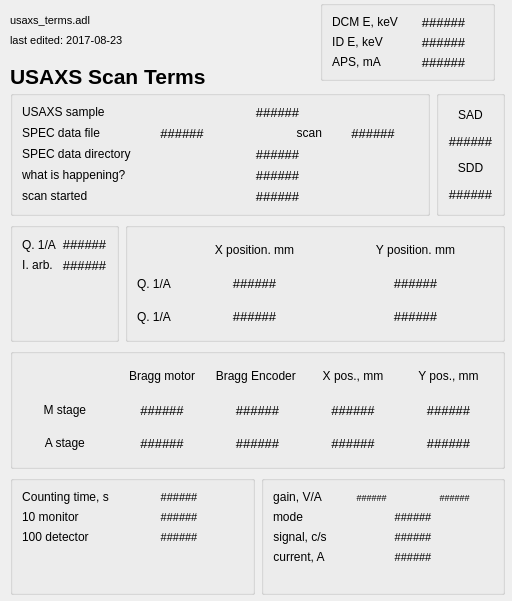
<?xml version="1.0" encoding="UTF-8"?>
<ui version="4.0">
 <class>MainWindow</class>
 <widget class="QMainWindow" name="MainWindow">
  <property name="geometry">
   <rect>
    <x>0</x>
    <y>0</y>
    <width>512</width>
    <height>601</height>
   </rect>
  </property>
  <property name="windowTitle">
   <string>MainWindow</string>
  </property>
  <widget class="QWidget" name="centralwidget">
   <widget class="QLabel" name="label_2">
    <property name="geometry">
     <rect>
      <x>10</x>
      <y>30</y>
      <width>161</width>
      <height>20</height>
     </rect>
    </property>
    <property name="font">
     <font>
      <pointsize>8</pointsize>
     </font>
    </property>
    <property name="styleSheet">
     <string notr="true">color:rgb(0, 0, 0)</string>
    </property>
    <property name="text">
     <string>last edited: 2017-08-23</string>
    </property>
   </widget>
   <widget class="QGroupBox" name="groupBox_3">
    <property name="geometry">
     <rect>
      <x>320</x>
      <y>0</y>
      <width>175</width>
      <height>81</height>
     </rect>
    </property>
    <property name="font">
     <font>
      <pointsize>9</pointsize>
     </font>
    </property>
    <property name="title">
     <string/>
    </property>
    <layout class="QFormLayout" name="formLayout_5">
     <item row="0" column="0">
      <widget class="QLabel" name="label_34">
       <property name="text">
        <string>DCM E, keV</string>
       </property>
       <property name="alignment">
        <set>Qt::AlignCenter</set>
       </property>
      </widget>
     </item>
     <item row="0" column="1">
      <widget class="caLabel" name="calabel_27">
       <property name="font">
        <font>
         <pointsize>10</pointsize>
        </font>
       </property>
       <property name="text">
        <string>######</string>
       </property>
       <property name="alignment">
        <set>Qt::AlignCenter</set>
       </property>
       <property name="fontScaleMode">
        <enum>ESimpleLabel::None</enum>
       </property>
       <property name="channel" stdset="0">
        <string notr="true">12ida:BraggEAO.VAL</string>
       </property>
      </widget>
     </item>
     <item row="1" column="0">
      <widget class="QLabel" name="label_35">
       <property name="text">
        <string>ID E, keV</string>
       </property>
       <property name="alignment">
        <set>Qt::AlignCenter</set>
       </property>
      </widget>
     </item>
     <item row="1" column="1">
      <widget class="caLabel" name="calabel_28">
       <property name="font">
        <font>
         <pointsize>10</pointsize>
        </font>
       </property>
       <property name="text">
        <string>######</string>
       </property>
       <property name="alignment">
        <set>Qt::AlignCenter</set>
       </property>
       <property name="fontScaleMode">
        <enum>ESimpleLabel::None</enum>
       </property>
       <property name="channel" stdset="0">
        <string notr="true">ID09:Energy</string>
       </property>
      </widget>
     </item>
     <item row="2" column="0">
      <widget class="QLabel" name="label_36">
       <property name="text">
        <string>APS, mA</string>
       </property>
       <property name="alignment">
        <set>Qt::AlignCenter</set>
       </property>
      </widget>
     </item>
     <item row="2" column="1">
      <widget class="caLabel" name="calabel_29">
       <property name="font">
        <font>
         <pointsize>10</pointsize>
        </font>
       </property>
       <property name="text">
        <string>######</string>
       </property>
       <property name="alignment">
        <set>Qt::AlignCenter</set>
       </property>
       <property name="fontScaleMode">
        <enum>ESimpleLabel::None</enum>
       </property>
       <property name="channel" stdset="0">
        <string notr="true">S:SRcurrentAI</string>
       </property>
      </widget>
     </item>
    </layout>
   </widget>
   <widget class="QWidget" name="layoutWidget">
    <property name="geometry">
     <rect>
      <x>10</x>
      <y>90</y>
      <width>495</width>
      <height>505</height>
     </rect>
    </property>
    <layout class="QVBoxLayout" name="verticalLayout_2">
     <item>
      <layout class="QHBoxLayout" name="horizontalLayout_3" stretch="3,0">
       <item>
        <widget class="QGroupBox" name="groupBox">
         <property name="font">
          <font>
           <pointsize>9</pointsize>
          </font>
         </property>
         <property name="title">
          <string/>
         </property>
         <layout class="QFormLayout" name="formLayout_2">
          <property name="fieldGrowthPolicy">
           <enum>QFormLayout::AllNonFixedFieldsGrow</enum>
          </property>
          <item row="0" column="0">
           <widget class="QLabel" name="label_30">
            <property name="text">
             <string>&lt;html&gt;&lt;head/&gt;&lt;body&gt;&lt;p&gt;USAXS sample&lt;/p&gt;&lt;/body&gt;&lt;/html&gt;</string>
            </property>
           </widget>
          </item>
          <item row="0" column="1">
           <widget class="caLabel" name="calabel_24">
            <property name="font">
             <font>
              <pointsize>10</pointsize>
             </font>
            </property>
            <property name="text">
             <string>######</string>
            </property>
            <property name="alignment">
             <set>Qt::AlignCenter</set>
            </property>
            <property name="fontScaleMode">
             <enum>ESimpleLabel::None</enum>
            </property>
            <property name="channel" stdset="0">
             <string notr="true">usxLAX:USAXS:sampleTitle</string>
            </property>
           </widget>
          </item>
          <item row="1" column="0">
           <widget class="QLabel" name="label_28">
            <property name="text">
             <string>&lt;html&gt;&lt;head/&gt;&lt;body&gt;&lt;p&gt;SPEC data file&lt;/p&gt;&lt;/body&gt;&lt;/html&gt;</string>
            </property>
           </widget>
          </item>
          <item row="1" column="1">
           <layout class="QHBoxLayout" name="horizontalLayout_2">
            <item>
             <widget class="caLabel" name="calabel_25">
              <property name="font">
               <font>
                <pointsize>10</pointsize>
               </font>
              </property>
              <property name="text">
               <string>######</string>
              </property>
              <property name="alignment">
               <set>Qt::AlignCenter</set>
              </property>
              <property name="fontScaleMode">
               <enum>ESimpleLabel::None</enum>
              </property>
              <property name="channel" stdset="0">
               <string notr="true">usxLAX:USAXS:specFile</string>
              </property>
             </widget>
            </item>
            <item>
             <widget class="QLabel" name="label_31">
              <property name="text">
               <string>&lt;html&gt;&lt;head/&gt;&lt;body&gt;&lt;p&gt;scan&lt;/p&gt;&lt;/body&gt;&lt;/html&gt;</string>
              </property>
              <property name="alignment">
               <set>Qt::AlignRight|Qt::AlignTrailing|Qt::AlignVCenter</set>
              </property>
             </widget>
            </item>
            <item>
             <widget class="caLabel" name="calabel_26">
              <property name="font">
               <font>
                <pointsize>10</pointsize>
               </font>
              </property>
              <property name="text">
               <string>######</string>
              </property>
              <property name="alignment">
               <set>Qt::AlignCenter</set>
              </property>
              <property name="fontScaleMode">
               <enum>ESimpleLabel::None</enum>
              </property>
              <property name="channel" stdset="0">
               <string notr="true">usxLAX:USAXS:specScan</string>
              </property>
             </widget>
            </item>
           </layout>
          </item>
          <item row="2" column="0">
           <widget class="QLabel" name="label_26">
            <property name="text">
             <string>&lt;html&gt;&lt;head/&gt;&lt;body&gt;&lt;p&gt;SPEC data directory&lt;/p&gt;&lt;/body&gt;&lt;/html&gt;</string>
            </property>
           </widget>
          </item>
          <item row="2" column="1">
           <widget class="caLabel" name="calabel_21">
            <property name="font">
             <font>
              <pointsize>10</pointsize>
             </font>
            </property>
            <property name="text">
             <string>######</string>
            </property>
            <property name="alignment">
             <set>Qt::AlignCenter</set>
            </property>
            <property name="fontScaleMode">
             <enum>ESimpleLabel::None</enum>
            </property>
            <property name="channel" stdset="0">
             <string notr="true">usxLAX:USAXS:userDir</string>
            </property>
           </widget>
          </item>
          <item row="3" column="0">
           <widget class="QLabel" name="label_29">
            <property name="text">
             <string>&lt;html&gt;&lt;head/&gt;&lt;body&gt;&lt;p&gt;what is happening?&lt;/p&gt;&lt;/body&gt;&lt;/html&gt;</string>
            </property>
           </widget>
          </item>
          <item row="3" column="1">
           <widget class="caLabel" name="calabel_22">
            <property name="font">
             <font>
              <pointsize>10</pointsize>
             </font>
            </property>
            <property name="text">
             <string>######</string>
            </property>
            <property name="alignment">
             <set>Qt::AlignCenter</set>
            </property>
            <property name="fontScaleMode">
             <enum>ESimpleLabel::None</enum>
            </property>
            <property name="channel" stdset="0">
             <string notr="true">usxLAX:USAXS:state</string>
            </property>
           </widget>
          </item>
          <item row="4" column="0">
           <widget class="QLabel" name="label_27">
            <property name="text">
             <string>&lt;html&gt;&lt;head/&gt;&lt;body&gt;&lt;p&gt;scan started&lt;/p&gt;&lt;/body&gt;&lt;/html&gt;</string>
            </property>
           </widget>
          </item>
          <item row="4" column="1">
           <widget class="caLabel" name="calabel_23">
            <property name="font">
             <font>
              <pointsize>10</pointsize>
             </font>
            </property>
            <property name="text">
             <string>######</string>
            </property>
            <property name="alignment">
             <set>Qt::AlignCenter</set>
            </property>
            <property name="fontScaleMode">
             <enum>ESimpleLabel::None</enum>
            </property>
            <property name="channel" stdset="0">
             <string notr="true">usxLAX:USAXS:timeStamp</string>
            </property>
           </widget>
          </item>
         </layout>
        </widget>
       </item>
       <item>
        <widget class="QGroupBox" name="groupBox_2">
         <property name="title">
          <string/>
         </property>
         <layout class="QVBoxLayout" name="verticalLayout">
          <item>
           <widget class="QLabel" name="label_33">
            <property name="text">
             <string>&lt;html&gt;&lt;head/&gt;&lt;body&gt;&lt;p&gt;SAD&lt;/p&gt;&lt;/body&gt;&lt;/html&gt;</string>
            </property>
            <property name="alignment">
             <set>Qt::AlignCenter</set>
            </property>
           </widget>
          </item>
          <item>
           <widget class="caLabel" name="calabel_30">
            <property name="font">
             <font>
              <pointsize>10</pointsize>
             </font>
            </property>
            <property name="text">
             <string>######</string>
            </property>
            <property name="alignment">
             <set>Qt::AlignCenter</set>
            </property>
            <property name="fontScaleMode">
             <enum>ESimpleLabel::None</enum>
            </property>
            <property name="channel" stdset="0">
             <string notr="true">usxLAX:USAXS:SAD</string>
            </property>
           </widget>
          </item>
          <item>
           <widget class="QLabel" name="label_32">
            <property name="text">
             <string>&lt;html&gt;&lt;head/&gt;&lt;body&gt;&lt;p&gt;SDD&lt;/p&gt;&lt;/body&gt;&lt;/html&gt;</string>
            </property>
            <property name="alignment">
             <set>Qt::AlignCenter</set>
            </property>
           </widget>
          </item>
          <item>
           <widget class="caLabel" name="calabel_31">
            <property name="font">
             <font>
              <pointsize>10</pointsize>
             </font>
            </property>
            <property name="text">
             <string>######</string>
            </property>
            <property name="alignment">
             <set>Qt::AlignCenter</set>
            </property>
            <property name="fontScaleMode">
             <enum>ESimpleLabel::None</enum>
            </property>
            <property name="channel" stdset="0">
             <string notr="true">usxLAX:USAXS:SDD</string>
            </property>
           </widget>
          </item>
         </layout>
        </widget>
       </item>
      </layout>
     </item>
     <item>
      <layout class="QHBoxLayout" name="horizontalLayout_4">
       <item>
        <widget class="QGroupBox" name="groupBox_4">
         <property name="title">
          <string/>
         </property>
         <layout class="QFormLayout" name="formLayout_3">
          <item row="0" column="0">
           <widget class="QLabel" name="label_37">
            <property name="text">
             <string>Q. 1/A</string>
            </property>
            <property name="alignment">
             <set>Qt::AlignCenter</set>
            </property>
           </widget>
          </item>
          <item row="0" column="1">
           <widget class="caLabel" name="calabel">
            <property name="font">
             <font>
              <pointsize>10</pointsize>
             </font>
            </property>
            <property name="text">
             <string>######</string>
            </property>
            <property name="alignment">
             <set>Qt::AlignCenter</set>
            </property>
            <property name="fontScaleMode">
             <enum>ESimpleLabel::None</enum>
            </property>
            <property name="channel" stdset="0">
             <string notr="true">usxLAX:USAXS:Q</string>
            </property>
           </widget>
          </item>
          <item row="1" column="0">
           <widget class="QLabel" name="label_38">
            <property name="text">
             <string>&lt;html&gt;&lt;head/&gt;&lt;body&gt;&lt;p&gt;I. arb.&lt;/p&gt;&lt;/body&gt;&lt;/html&gt;</string>
            </property>
            <property name="alignment">
             <set>Qt::AlignCenter</set>
            </property>
           </widget>
          </item>
          <item row="1" column="1">
           <widget class="caLabel" name="calabel_6">
            <property name="font">
             <font>
              <pointsize>10</pointsize>
             </font>
            </property>
            <property name="text">
             <string>######</string>
            </property>
            <property name="alignment">
             <set>Qt::AlignCenter</set>
            </property>
            <property name="fontScaleMode">
             <enum>ESimpleLabel::None</enum>
            </property>
            <property name="channel" stdset="0">
             <string notr="true">usxLAX:USAXS:I</string>
            </property>
           </widget>
          </item>
         </layout>
        </widget>
       </item>
       <item>
        <widget class="QGroupBox" name="groupBox_5">
         <property name="title">
          <string/>
         </property>
         <layout class="QGridLayout" name="gridLayout_3" columnstretch="0,1,1">
          <item row="0" column="1">
           <widget class="QLabel" name="label_41">
            <property name="text">
             <string>&lt;html&gt;&lt;head/&gt;&lt;body&gt;&lt;p&gt;X position. mm&lt;/p&gt;&lt;/body&gt;&lt;/html&gt;</string>
            </property>
            <property name="alignment">
             <set>Qt::AlignCenter</set>
            </property>
           </widget>
          </item>
          <item row="0" column="2">
           <widget class="QLabel" name="label_42">
            <property name="text">
             <string>&lt;html&gt;&lt;head/&gt;&lt;body&gt;&lt;p&gt;Y position. mm&lt;/p&gt;&lt;/body&gt;&lt;/html&gt;</string>
            </property>
            <property name="alignment">
             <set>Qt::AlignCenter</set>
            </property>
           </widget>
          </item>
          <item row="1" column="0">
           <widget class="QLabel" name="label_39">
            <property name="text">
             <string>Q. 1/A</string>
            </property>
            <property name="alignment">
             <set>Qt::AlignCenter</set>
            </property>
           </widget>
          </item>
          <item row="1" column="1">
           <widget class="caLabel" name="calabel_2">
            <property name="font">
             <font>
              <pointsize>10</pointsize>
             </font>
            </property>
            <property name="text">
             <string>######</string>
            </property>
            <property name="alignment">
             <set>Qt::AlignCenter</set>
            </property>
            <property name="fontScaleMode">
             <enum>ESimpleLabel::None</enum>
            </property>
            <property name="channel" stdset="0">
             <string notr="true">usxLAX:m58:c2:m1.RBV</string>
            </property>
           </widget>
          </item>
          <item row="1" column="2">
           <widget class="caLabel" name="calabel_15">
            <property name="font">
             <font>
              <pointsize>10</pointsize>
             </font>
            </property>
            <property name="text">
             <string>######</string>
            </property>
            <property name="alignment">
             <set>Qt::AlignCenter</set>
            </property>
            <property name="fontScaleMode">
             <enum>ESimpleLabel::None</enum>
            </property>
            <property name="channel" stdset="0">
             <string notr="true">usxLAX:m58:c2:m2.RBV</string>
            </property>
           </widget>
          </item>
          <item row="2" column="0">
           <widget class="QLabel" name="label_40">
            <property name="text">
             <string>Q. 1/A</string>
            </property>
            <property name="alignment">
             <set>Qt::AlignCenter</set>
            </property>
           </widget>
          </item>
          <item row="2" column="1">
           <widget class="caLabel" name="calabel_11">
            <property name="font">
             <font>
              <pointsize>10</pointsize>
             </font>
            </property>
            <property name="text">
             <string>######</string>
            </property>
            <property name="alignment">
             <set>Qt::AlignCenter</set>
            </property>
            <property name="fontScaleMode">
             <enum>ESimpleLabel::None</enum>
            </property>
            <property name="channel" stdset="0">
             <string notr="true">usxLAX:m58:c2:m4.RBV</string>
            </property>
           </widget>
          </item>
          <item row="2" column="2">
           <widget class="caLabel" name="calabel_12">
            <property name="font">
             <font>
              <pointsize>10</pointsize>
             </font>
            </property>
            <property name="text">
             <string>######</string>
            </property>
            <property name="alignment">
             <set>Qt::AlignCenter</set>
            </property>
            <property name="fontScaleMode">
             <enum>ESimpleLabel::None</enum>
            </property>
            <property name="channel" stdset="0">
             <string notr="true">usxLAX:m58:c2:m5.RBV</string>
            </property>
           </widget>
          </item>
         </layout>
        </widget>
       </item>
      </layout>
     </item>
     <item>
      <widget class="QGroupBox" name="groupBox_6">
       <property name="title">
        <string/>
       </property>
       <layout class="QGridLayout" name="gridLayout">
        <item row="1" column="0">
         <widget class="QLabel" name="label_46">
          <property name="text">
           <string>&lt;html&gt;&lt;head/&gt;&lt;body&gt;&lt;p&gt;M stage &lt;/p&gt;&lt;/body&gt;&lt;/html&gt;</string>
          </property>
          <property name="alignment">
           <set>Qt::AlignCenter</set>
          </property>
         </widget>
        </item>
        <item row="2" column="0">
         <widget class="QLabel" name="label_48">
          <property name="text">
           <string>&lt;html&gt;&lt;head/&gt;&lt;body&gt;&lt;p&gt;A stage &lt;/p&gt;&lt;/body&gt;&lt;/html&gt;</string>
          </property>
          <property name="alignment">
           <set>Qt::AlignCenter</set>
          </property>
         </widget>
        </item>
        <item row="1" column="2">
         <widget class="caLabel" name="calabel_14">
          <property name="font">
           <font>
            <pointsize>10</pointsize>
            <weight>50</weight>
            <bold>false</bold>
           </font>
          </property>
          <property name="text">
           <string>######</string>
          </property>
          <property name="alignment">
           <set>Qt::AlignCenter</set>
          </property>
          <property name="fontScaleMode">
           <enum>ESimpleLabel::None</enum>
          </property>
          <property name="channel" stdset="0">
           <string notr="true">usxLAX:mr:encoder</string>
          </property>
         </widget>
        </item>
        <item row="2" column="2">
         <widget class="caLabel" name="calabel_3">
          <property name="font">
           <font>
            <pointsize>10</pointsize>
            <weight>50</weight>
            <bold>false</bold>
           </font>
          </property>
          <property name="text">
           <string>######</string>
          </property>
          <property name="alignment">
           <set>Qt::AlignCenter</set>
          </property>
          <property name="fontScaleMode">
           <enum>ESimpleLabel::None</enum>
          </property>
          <property name="channel" stdset="0">
           <string notr="true">usxLAX:aero:c0:m1.RBV</string>
          </property>
         </widget>
        </item>
        <item row="1" column="1">
         <widget class="caLabel" name="calabel_4">
          <property name="font">
           <font>
            <pointsize>10</pointsize>
            <weight>50</weight>
            <bold>false</bold>
           </font>
          </property>
          <property name="text">
           <string>######</string>
          </property>
          <property name="alignment">
           <set>Qt::AlignCenter</set>
          </property>
          <property name="fontScaleMode">
           <enum>ESimpleLabel::None</enum>
          </property>
          <property name="channel" stdset="0">
           <string notr="true">usxLAX:xps:c0:m1.RBV</string>
          </property>
         </widget>
        </item>
        <item row="0" column="4">
         <widget class="QLabel" name="label_44">
          <property name="text">
           <string>&lt;html&gt;&lt;head/&gt;&lt;body&gt;&lt;p&gt;Y pos., mm&lt;/p&gt;&lt;/body&gt;&lt;/html&gt;</string>
          </property>
          <property name="alignment">
           <set>Qt::AlignCenter</set>
          </property>
         </widget>
        </item>
        <item row="0" column="3">
         <widget class="QLabel" name="label_43">
          <property name="text">
           <string>&lt;html&gt;&lt;head/&gt;&lt;body&gt;&lt;p&gt;X pos., mm&lt;/p&gt;&lt;/body&gt;&lt;/html&gt;</string>
          </property>
          <property name="alignment">
           <set>Qt::AlignCenter</set>
          </property>
         </widget>
        </item>
        <item row="0" column="2">
         <widget class="QLabel" name="label_47">
          <property name="text">
           <string>&lt;html&gt;&lt;head/&gt;&lt;body&gt;&lt;p&gt;Bragg Encoder &lt;/p&gt;&lt;/body&gt;&lt;/html&gt;</string>
          </property>
          <property name="alignment">
           <set>Qt::AlignCenter</set>
          </property>
         </widget>
        </item>
        <item row="2" column="1">
         <widget class="caLabel" name="calabel_10">
          <property name="font">
           <font>
            <pointsize>10</pointsize>
            <weight>50</weight>
            <bold>false</bold>
           </font>
          </property>
          <property name="text">
           <string>######</string>
          </property>
          <property name="alignment">
           <set>Qt::AlignCenter</set>
          </property>
          <property name="fontScaleMode">
           <enum>ESimpleLabel::None</enum>
          </property>
          <property name="channel" stdset="0">
           <string notr="true">usxLAX:aero:c0:m1.RBV</string>
          </property>
         </widget>
        </item>
        <item row="1" column="3">
         <widget class="caLabel" name="calabel_16">
          <property name="font">
           <font>
            <pointsize>10</pointsize>
            <weight>50</weight>
            <bold>false</bold>
           </font>
          </property>
          <property name="text">
           <string>######</string>
          </property>
          <property name="alignment">
           <set>Qt::AlignCenter</set>
          </property>
          <property name="fontScaleMode">
           <enum>ESimpleLabel::None</enum>
          </property>
          <property name="channel" stdset="0">
           <string notr="true">usxLAX:m58:c0:m6.RBV</string>
          </property>
         </widget>
        </item>
        <item row="1" column="4">
         <widget class="caLabel" name="calabel_13">
          <property name="font">
           <font>
            <pointsize>10</pointsize>
            <weight>50</weight>
            <bold>false</bold>
           </font>
          </property>
          <property name="text">
           <string>######</string>
          </property>
          <property name="alignment">
           <set>Qt::AlignCenter</set>
          </property>
          <property name="fontScaleMode">
           <enum>ESimpleLabel::None</enum>
          </property>
          <property name="channel" stdset="0">
           <string notr="true">usxLAX:m58:c0:m7.RBV</string>
          </property>
         </widget>
        </item>
        <item row="0" column="1">
         <widget class="QLabel" name="label_45">
          <property name="text">
           <string>&lt;html&gt;&lt;head/&gt;&lt;body&gt;&lt;p&gt;Bragg motor&lt;/p&gt;&lt;/body&gt;&lt;/html&gt;</string>
          </property>
          <property name="alignment">
           <set>Qt::AlignCenter</set>
          </property>
         </widget>
        </item>
        <item row="2" column="3">
         <widget class="caLabel" name="calabel_17">
          <property name="font">
           <font>
            <pointsize>10</pointsize>
            <weight>50</weight>
            <bold>false</bold>
           </font>
          </property>
          <property name="text">
           <string>######</string>
          </property>
          <property name="alignment">
           <set>Qt::AlignCenter</set>
          </property>
          <property name="fontScaleMode">
           <enum>ESimpleLabel::None</enum>
          </property>
          <property name="channel" stdset="0">
           <string notr="true">usxLAX:m58:c1:m6.RBV</string>
          </property>
         </widget>
        </item>
        <item row="2" column="4">
         <widget class="caLabel" name="calabel_8">
          <property name="font">
           <font>
            <pointsize>10</pointsize>
            <weight>50</weight>
            <bold>false</bold>
           </font>
          </property>
          <property name="text">
           <string>######</string>
          </property>
          <property name="alignment">
           <set>Qt::AlignCenter</set>
          </property>
          <property name="fontScaleMode">
           <enum>ESimpleLabel::None</enum>
          </property>
          <property name="channel" stdset="0">
           <string notr="true">usxLAX:m58:c1:m7.RBV</string>
          </property>
         </widget>
        </item>
       </layout>
      </widget>
     </item>
     <item>
      <layout class="QHBoxLayout" name="horizontalLayout_5">
       <item>
        <widget class="QGroupBox" name="groupBox_7">
         <property name="title">
          <string/>
         </property>
         <layout class="QFormLayout" name="formLayout_4">
          <item row="0" column="0">
           <widget class="QLabel" name="label_51">
            <property name="text">
             <string>&lt;html&gt;&lt;head/&gt;&lt;body&gt;&lt;p&gt;Counting time, s&lt;/p&gt;&lt;/body&gt;&lt;/html&gt;</string>
            </property>
            <property name="alignment">
             <set>Qt::AlignCenter</set>
            </property>
           </widget>
          </item>
          <item row="0" column="1">
           <widget class="caLabel" name="calabel_5">
            <property name="font">
             <font>
              <pointsize>8</pointsize>
             </font>
            </property>
            <property name="text">
             <string>######</string>
            </property>
            <property name="alignment">
             <set>Qt::AlignCenter</set>
            </property>
            <property name="channel" stdset="0">
             <string notr="true">usxLAX:vsc:c0.TP</string>
            </property>
           </widget>
          </item>
          <item row="1" column="0">
           <widget class="QLabel" name="label_49">
            <property name="text">
             <string>&lt;html&gt;&lt;head/&gt;&lt;body&gt;&lt;p&gt;10 monitor &lt;/p&gt;&lt;/body&gt;&lt;/html&gt;</string>
            </property>
            <property name="alignment">
             <set>Qt::AlignCenter</set>
            </property>
           </widget>
          </item>
          <item row="1" column="1">
           <widget class="caLabel" name="calabel_7">
            <property name="font">
             <font>
              <pointsize>8</pointsize>
             </font>
            </property>
            <property name="text">
             <string>######</string>
            </property>
            <property name="alignment">
             <set>Qt::AlignCenter</set>
            </property>
            <property name="channel" stdset="0">
             <string notr="true">usxLAX:vsc:c0.S2</string>
            </property>
           </widget>
          </item>
          <item row="2" column="0">
           <widget class="QLabel" name="label_50">
            <property name="text">
             <string>&lt;html&gt;&lt;head/&gt;&lt;body&gt;&lt;p&gt;100 detector &lt;/p&gt;&lt;/body&gt;&lt;/html&gt;</string>
            </property>
            <property name="alignment">
             <set>Qt::AlignCenter</set>
            </property>
           </widget>
          </item>
          <item row="2" column="1">
           <widget class="caLabel" name="calabel_9">
            <property name="font">
             <font>
              <pointsize>8</pointsize>
             </font>
            </property>
            <property name="text">
             <string>######</string>
            </property>
            <property name="alignment">
             <set>Qt::AlignCenter</set>
            </property>
            <property name="channel" stdset="0">
             <string notr="true">usxLAX:vsc:c0.S3</string>
            </property>
           </widget>
          </item>
         </layout>
        </widget>
       </item>
       <item>
        <widget class="QGroupBox" name="groupBox_8">
         <property name="title">
          <string/>
         </property>
         <layout class="QFormLayout" name="formLayout">
          <item row="0" column="0">
           <widget class="QLabel" name="label_52">
            <property name="text">
             <string>&lt;html&gt;&lt;head/&gt;&lt;body&gt;&lt;p&gt;gain, V/A&lt;/p&gt;&lt;/body&gt;&lt;/html&gt;</string>
            </property>
            <property name="alignment">
             <set>Qt::AlignCenter</set>
            </property>
           </widget>
          </item>
          <item row="0" column="1">
           <layout class="QHBoxLayout" name="horizontalLayout">
            <item>
             <widget class="caLabel" name="calabel_32">
              <property name="font">
               <font>
                <pointsize>7</pointsize>
               </font>
              </property>
              <property name="text">
               <string>######</string>
              </property>
              <property name="alignment">
               <set>Qt::AlignCenter</set>
              </property>
              <property name="channel" stdset="0">
               <string notr="true">12idcUSX:pd01:seq02:gain</string>
              </property>
             </widget>
            </item>
            <item>
             <widget class="caLabel" name="calabel_33">
              <property name="font">
               <font>
                <pointsize>7</pointsize>
               </font>
              </property>
              <property name="text">
               <string>######</string>
              </property>
              <property name="alignment">
               <set>Qt::AlignCenter</set>
              </property>
              <property name="channel" stdset="0">
               <string notr="true">12idcUSX:pd01:seq02:reqrange</string>
              </property>
             </widget>
            </item>
           </layout>
          </item>
          <item row="1" column="0">
           <widget class="QLabel" name="label_54">
            <property name="text">
             <string>&lt;html&gt;&lt;head/&gt;&lt;body&gt;&lt;p&gt;mode&lt;/p&gt;&lt;/body&gt;&lt;/html&gt;</string>
            </property>
            <property name="alignment">
             <set>Qt::AlignCenter</set>
            </property>
           </widget>
          </item>
          <item row="1" column="1">
           <widget class="caLabel" name="calabel_18">
            <property name="font">
             <font>
              <pointsize>8</pointsize>
             </font>
            </property>
            <property name="text">
             <string>######</string>
            </property>
            <property name="alignment">
             <set>Qt::AlignCenter</set>
            </property>
            <property name="channel" stdset="0">
             <string notr="true">12idcUSX:pd01:seq02:mode</string>
            </property>
           </widget>
          </item>
          <item row="2" column="0">
           <widget class="QLabel" name="label_55">
            <property name="text">
             <string>&lt;html&gt;&lt;head/&gt;&lt;body&gt;&lt;p&gt;signal, c/s&lt;/p&gt;&lt;/body&gt;&lt;/html&gt;</string>
            </property>
            <property name="alignment">
             <set>Qt::AlignCenter</set>
            </property>
           </widget>
          </item>
          <item row="2" column="1">
           <widget class="caLabel" name="calabel_19">
            <property name="font">
             <font>
              <pointsize>8</pointsize>
             </font>
            </property>
            <property name="text">
             <string>######</string>
            </property>
            <property name="alignment">
             <set>Qt::AlignCenter</set>
            </property>
            <property name="channel" stdset="0">
             <string notr="true">12idcUSX:pd01:seq02:lurate</string>
            </property>
           </widget>
          </item>
          <item row="3" column="0">
           <widget class="QLabel" name="label_56">
            <property name="text">
             <string>&lt;html&gt;&lt;head/&gt;&lt;body&gt;&lt;p&gt;current, A&lt;/p&gt;&lt;/body&gt;&lt;/html&gt;</string>
            </property>
            <property name="alignment">
             <set>Qt::AlignCenter</set>
            </property>
           </widget>
          </item>
          <item row="3" column="1">
           <widget class="caLabel" name="calabel_20">
            <property name="font">
             <font>
              <pointsize>8</pointsize>
             </font>
            </property>
            <property name="text">
             <string>######</string>
            </property>
            <property name="alignment">
             <set>Qt::AlignCenter</set>
            </property>
            <property name="channel" stdset="0">
             <string notr="true">12idcUSX:pd01:seq02:lucurrent</string>
            </property>
           </widget>
          </item>
         </layout>
        </widget>
       </item>
      </layout>
     </item>
    </layout>
   </widget>
   <widget class="QLabel" name="label_53">
    <property name="geometry">
     <rect>
      <x>10</x>
      <y>60</y>
      <width>251</width>
      <height>32</height>
     </rect>
    </property>
    <property name="font">
     <font>
      <pointsize>16</pointsize>
      <weight>75</weight>
      <bold>true</bold>
     </font>
    </property>
    <property name="styleSheet">
     <string notr="true">color:rgb(0, 0, 0)</string>
    </property>
    <property name="text">
     <string>USAXS Scan Terms</string>
    </property>
   </widget>
   <widget class="QLabel" name="label">
    <property name="geometry">
     <rect>
      <x>10</x>
      <y>10</y>
      <width>101</width>
      <height>20</height>
     </rect>
    </property>
    <property name="font">
     <font>
      <pointsize>8</pointsize>
     </font>
    </property>
    <property name="styleSheet">
     <string notr="true">color:rgb(0, 0, 0)</string>
    </property>
    <property name="text">
     <string>usaxs_terms.adl</string>
    </property>
   </widget>
  </widget>
 </widget>
 <customwidgets>
  <customwidget>
   <class>caLabel</class>
   <extends>QLabel</extends>
   <header>caLabel</header>
  </customwidget>
 </customwidgets>
 <resources/>
 <connections/>
</ui>
